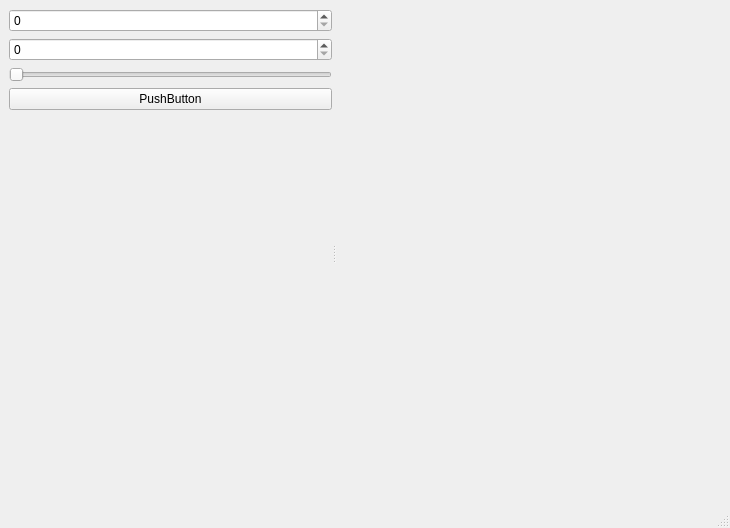
<?xml version="1.0" encoding="UTF-8"?>
<ui version="4.0">
 <class>MainWindow</class>
 <widget class="QMainWindow" name="MainWindow">
  <property name="geometry">
   <rect>
    <x>0</x>
    <y>0</y>
    <width>730</width>
    <height>528</height>
   </rect>
  </property>
  <property name="windowTitle">
   <string>MainWindow</string>
  </property>
  <widget class="QWidget" name="centralwidget">
   <layout class="QHBoxLayout" name="horizontalLayout">
    <item>
     <widget class="QSplitter" name="splitter">
      <property name="orientation">
       <enum>Qt::Horizontal</enum>
      </property>
      <widget class="QWidget" name="verticalLayoutWidget">
       <layout class="QVBoxLayout" name="verticalLayout">
        <item>
         <widget class="QSpinBox" name="spinBox"/>
        </item>
        <item>
         <widget class="QSpinBox" name="spinBox_2"/>
        </item>
        <item>
         <widget class="QSlider" name="horizontalSlider">
          <property name="orientation">
           <enum>Qt::Horizontal</enum>
          </property>
         </widget>
        </item>
        <item>
         <widget class="QPushButton" name="pushButton">
          <property name="text">
           <string>PushButton</string>
          </property>
         </widget>
        </item>
        <item>
         <spacer name="verticalSpacer">
          <property name="orientation">
           <enum>Qt::Vertical</enum>
          </property>
          <property name="sizeHint" stdset="0">
           <size>
            <width>20</width>
            <height>40</height>
           </size>
          </property>
         </spacer>
        </item>
       </layout>
      </widget>
      <widget class="MatrixWidget" name="matrix_widget" native="true"/>
     </widget>
    </item>
   </layout>
  </widget>
  <widget class="QMenuBar" name="menubar">
   <property name="geometry">
    <rect>
     <x>0</x>
     <y>0</y>
     <width>730</width>
     <height>18</height>
    </rect>
   </property>
  </widget>
  <widget class="QStatusBar" name="statusbar"/>
 </widget>
 <customwidgets>
  <customwidget>
   <class>MatrixWidget</class>
   <extends>QWidget</extends>
   <header location="global">matrix_output_widget</header>
   <container>1</container>
  </customwidget>
 </customwidgets>
 <resources/>
 <connections/>
</ui>
